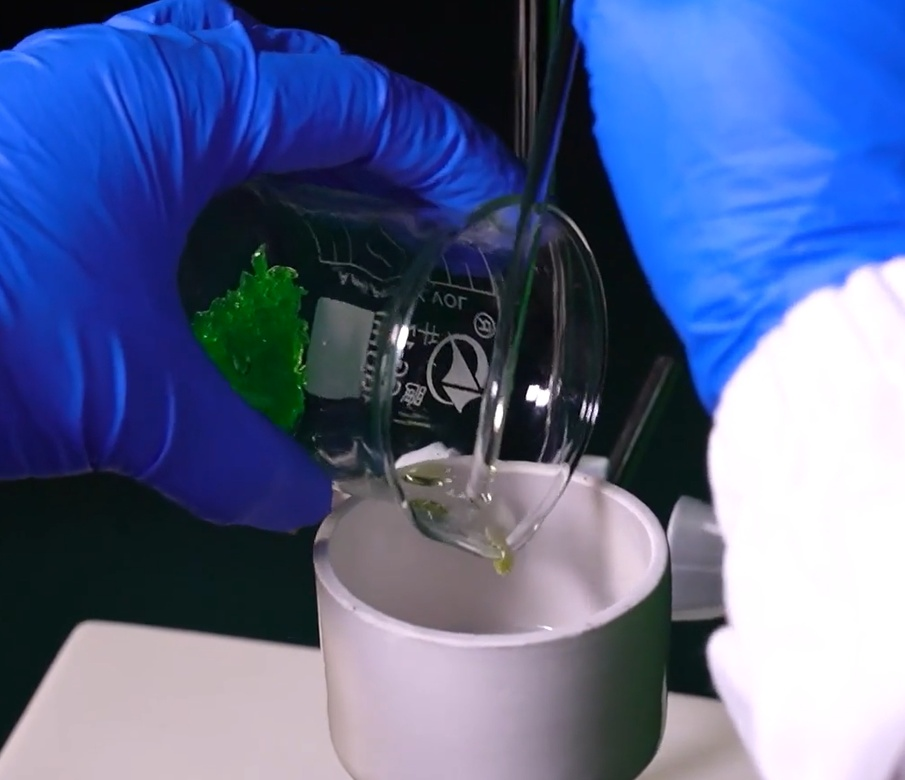
#> input picture material_images/test.jpg, 905 x 780 px, shrunk from 1604 x 1382 before the run
$ python test.py
#> lines starting #> are read from the running program, lines starting #| are printed output that depends on the picture
"""Canny 边缘检测的最小示例（原始小脚本，已修好路径问题）。

注意：Canny 给的是"画面里所有边缘"，不是"球"。
      要真正识别球体、标记轨迹、预测未来轨迹，请用 sphere_tracker 包，
      见 README.md 和 apps/run_realtime.py。
"""

from pathlib import Path

import cv2
import matplotlib
import matplotlib.pyplot as plt

matplotlib.rcParams["font.sans-serif"] = ["Microsoft YaHei", "SimHei", "DejaVu Sans"]
matplotlib.rcParams["axes.unicode_minus"] = False

PROJECT_ROOT = Path(__file__).resolve().parent

# 【已修复】原来直接 cv2.imread("test.jpg")：
# 1) 图片其实在 material_images/ 下，路径不对；
# 2) 读不到时 imread 返回 None，紧接着 cvtColor(None) 会直接抛异常崩掉。
IMAGE_PATH = PROJECT_ROOT / "material_images" / "test.jpg"
OUTPUT_PATH = PROJECT_ROOT / "outputs" / "images" / "edges_result.jpg"

# 另外提醒：material_images/test.jpg 的真实格式其实是 PNG（带 alpha 通道），
# 只是扩展名写成了 .jpg。OpenCV 能正常读，但建议改名成 .png 以免别的工具报错。


def main() -> int:
    image = cv2.imread(str(IMAGE_PATH))
#> image is the input picture: shape (780, 905, 3); mean B, G, R 144.5, 102.2, 87.2
    if image is None:
        print(f"[错误] 读不到图片：{IMAGE_PATH}")
        print("       请确认文件存在，或把 IMAGE_PATH 改成你自己的图片。")
        return 1
    print(f"已读取：{IMAGE_PATH}  尺寸 {image.shape[1]}x{image.shape[0]}")
#| 已读取：material_images/test.jpg  尺寸 905x780

    # 含 alpha 通道的 PNG 要转成 BGR 才能送进 Canny
    if image.ndim == 3 and image.shape[2] == 4:
        image = cv2.cvtColor(image, cv2.COLOR_BGRA2BGR)

    gray = cv2.cvtColor(image, cv2.COLOR_BGR2GRAY)
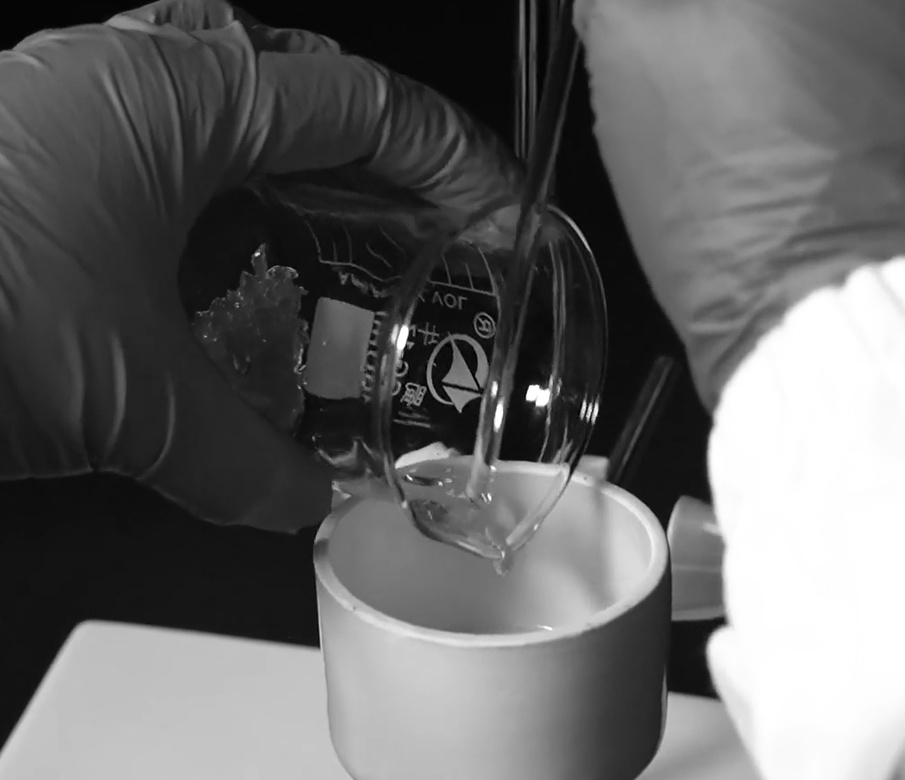
#> gray: shape (780, 905); min 0, max 255, mean 102.6
    blurred = cv2.GaussianBlur(gray, (5, 5), 0)
    edges = cv2.Canny(blurred, 50, 150)
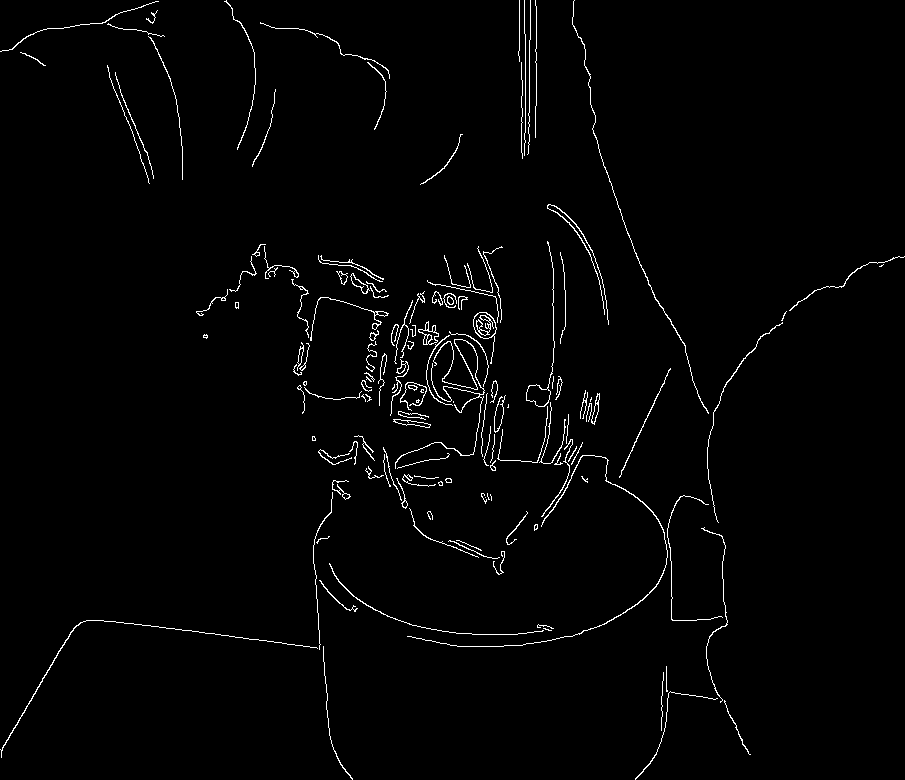
#> edges: shape (780, 905); 1.7% white in thin lines or dots

    plt.figure(figsize=(10, 5))
    plt.subplot(1, 2, 1)
    plt.imshow(cv2.cvtColor(image, cv2.COLOR_BGR2RGB))
    plt.title("Original Image")
    plt.axis("off")
    plt.subplot(1, 2, 2)
    plt.imshow(edges, cmap="gray")
    plt.title("Canny Edges")
    plt.axis("off")
    plt.tight_layout()

    # 【已修复】原来存到当前工作目录，和项目 outputs/ 的约定不一致
    OUTPUT_PATH.parent.mkdir(parents=True, exist_ok=True)
    cv2.imwrite(str(OUTPUT_PATH), edges)
    print(f"边缘检测结果已保存：{OUTPUT_PATH}")
    plt.show()
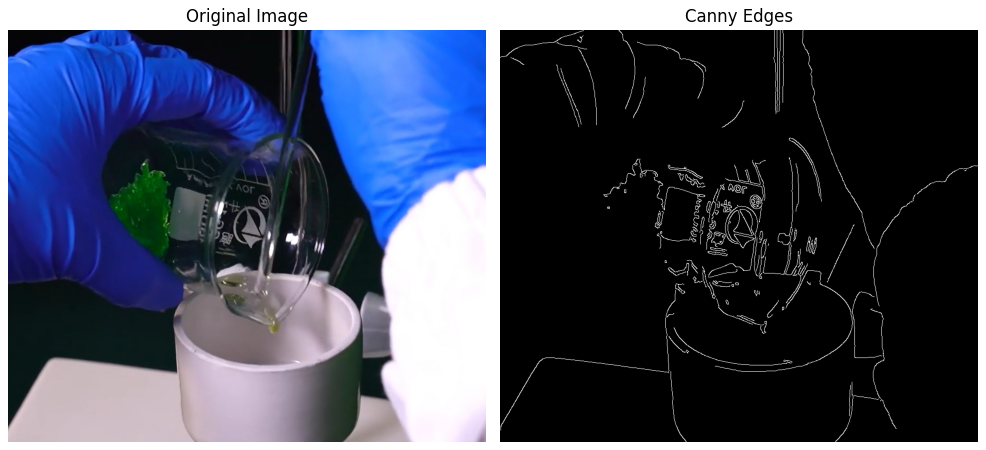
#> figure drawn by matplotlib, 2 panels
    return 0


if __name__ == "__main__":
    raise SystemExit(main())
#> (the program exits here)
